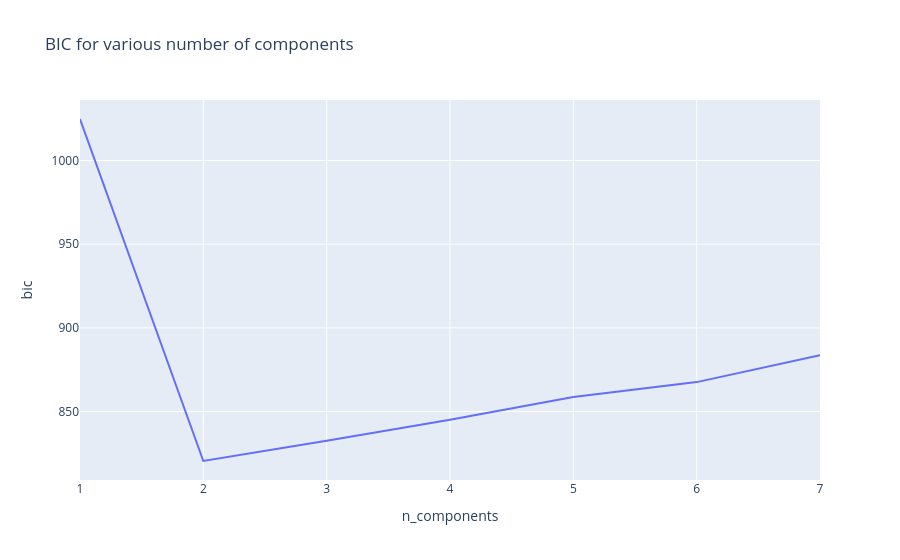

Notebook source saved alongside this figure:
### Code cell
bic_trend.show()

### Figure 1 — Plotly figure (JSON) as saved in the notebook; plotly's stock layout.template omitted (floating-point values rounded to 4 significant figures)
{"data": [{"hovertemplate": "n_components=%{x}<br>bic=%{y}<extra></extra>", "legendgroup": "", "line": {"color": "#636efa", "dash": "solid"}, "marker": {"symbol": "circle"}, "mode": "lines", "name": "", "orientation": "v", "showlegend": false, "type": "scatter", "x": [1, 2, 3, 4, 5, 6, 7], "xaxis": "x", "y": [1025.0, 820.4, 832.5, 845.0, 858.7, 867.6, 883.6], "yaxis": "y"}], "layout": {"legend": {"tracegroupgap": 0}, "title": {"text": "BIC for various number of components"}, "xaxis": {"anchor": "y", "domain": [0, 1], "title": {"text": "n_components"}}, "yaxis": {"anchor": "x", "domain": [0, 1], "title": {"text": "bic"}}}}
